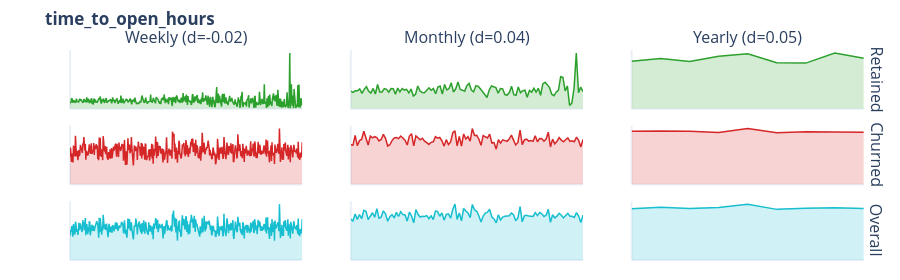
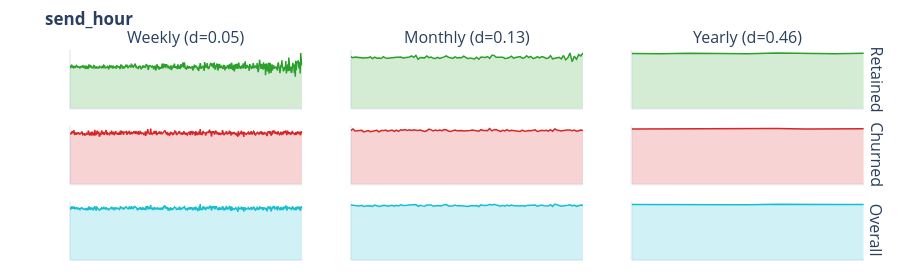
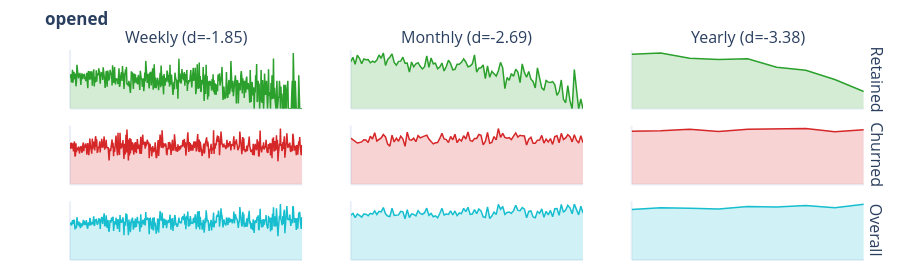

Write notebook code for charts like these, in order.
### Markdown cell above
## 1c.9 Temporal Sparklines

**📈 Understanding Temporal Trends:**

Sparklines show how numeric features evolve over time:

| Pattern | What It Means | Implication |
|---------|--------------|-------------|
| Upward trend | Metric increasing | Growth or engagement |
| Downward trend | Metric decreasing | Decline or churn signal |
| Flat line | Stable metric | Consistent behavior |
| Spikes | Sudden changes | Events or anomalies |

### Code cell
# Temporal Sparklines - Cohort × Time Period per feature with analysis
sparkline_cols = []
if not LIGHT_RUN and len(numeric_event_cols) >= 2:
    variances = df[numeric_event_cols].var().sort_values(ascending=False)
    sparkline_cols = variances.index.tolist()

    print("\n" + "="*70)
    print("TEMPORAL SPARKLINES - COHORT × TIME PERIOD")
    print("="*70)
    print(f"\n{len(sparkline_cols)} features analyzed across Weekly/Monthly/Yearly periods")

    if ENTITY_COLUMN and TIME_COLUMN:
        df_spark = df.copy()
        df_spark['_week'] = period_start_time(to_datetime(df_spark[TIME_COLUMN]), 'W')
        df_spark['_month'] = period_start_time(to_datetime(df_spark[TIME_COLUMN]), 'M')
        df_spark['_year'] = period_start_time(to_datetime(df_spark[TIME_COLUMN]), 'Y')

        has_target = TARGET_COLUMN and TARGET_COLUMN in df.columns
        all_actions = []

        for col in sparkline_cols:
            if col not in df_spark.columns:
                continue

            feature_data = {}
            cohort_masks = ([("retained", df_spark[TARGET_COLUMN] == 1),
                            ("churned", df_spark[TARGET_COLUMN] == 0),
                            ("overall", slice(None))] if has_target
                           else [("overall", slice(None))])

            for cohort, mask in cohort_masks:
                cohort_df = df_spark[mask] if isinstance(mask, Series) else df_spark
                feature_data[cohort] = {
                    "weekly": cohort_df.groupby('_week')[col].mean().dropna().tolist(),
                    "monthly": cohort_df.groupby('_month')[col].mean().dropna().tolist(),
                    "yearly": cohort_df.groupby('_year')[col].mean().dropna().tolist(),
                }

            period_effects = None
            if has_target:
                analysis = charts.analyze_cohort_trends(feature_data, col)
                period_effects = {p: analysis["periods"][p]["effect_size"]
                                  for p in analysis["periods"]}
                all_actions.extend(analysis.get("actions", []))

            fig = charts.cohort_sparklines(feature_data, feature_name=col, period_effects=period_effects)
            display_figure(fig)

        if has_target and all_actions:
            print("\n" + "="*70)
            print("TREND & VARIANCE RECOMMENDATIONS")
            print("="*70)

            BOLD, RESET = "\033[1m", "\033[0m"

            type_labels = {
                "add_trend_feature": "📈 Add Trend Features (opposite cohort trends)",
                "add_time_indicator": "📅 Add Time Indicators (seasonality detected)",
                "robust_scale": "🔧 Apply Robust Scaling (high variance ratio)",
                "normalize": "📊 Apply Normalization (high variance)",
            }

            by_type = {}
            for action in all_actions:
                action_type = action["action_type"]
                if action_type not in by_type:
                    by_type[action_type] = []
                by_type[action_type].append(action)

            for action_type, actions in by_type.items():
                print(f"\n{type_labels.get(action_type, action_type)}:")
                for a in actions:
                    params_str = ", ".join(f"{k}={v}" for k, v in a.get("params", {}).items())
                    print(f"   • {BOLD}{a['feature']}{RESET}: {a['reason']}")
                    if params_str:
                        print(f"     params: {{{params_str}}}")
elif LIGHT_RUN:
    print("Sparkline analysis skipped (LIGHT_RUN)")
else:
    print("Insufficient numeric columns for sparkline visualization")
# Store sparkline recommendations for pattern_summary
SPARKLINE_RECOMMENDATIONS = [
    {"action": a["action_type"], "feature": a["feature"], "reason": a["reason"],
     "params": a.get("params", {}), "priority": "high" if a["action_type"] == "add_trend_feature" else "medium",
     "features": [f"{a['feature']}_{a['action_type']}"]}
    for a in all_actions
] if 'all_actions' in dir() and all_actions else []

### Figure 1 — Plotly figure (JSON) as saved in the notebook; plotly's stock layout.template omitted (floating-point values rounded to 4 significant figures; data arrays with more than 128 entries replaced by an {"elided": "..."} marker saying what was removed)
{"data": [{"fill": "tozeroy", "fillcolor": "rgba(44, 160, 44, 0.2)", "line": {"color": "#2ca02c", "width": 1.5}, "mode": "lines", "showlegend": false, "type": "scatter", "xaxis": "x", "y": {"elided": "430 float values"}, "yaxis": "y"}, {"fill": "tozeroy", "fillcolor": "rgba(44, 160, 44, 0.2)", "line": {"color": "#2ca02c", "width": 1.5}, "mode": "lines", "showlegend": false, "type": "scatter", "xaxis": "x2", "y": [3.724, 3.431, 3.759, 3.762, 4.166, 3.228, 4.071, 4.623, 3.678, 3.315, 4.264, 3.107, 5.096, 3.509, 3.528, 4.217, 4.087, 3.466, 4.23, 4.224, 3.068, 4.33, 3.532, 4.258, 3.925, 4.083, 3.342, 4.129, 2.688, 3.037, 4.787, 3.722, 3.419, 3.351, 3.9, 4.399, 3.877, 4.242, 3.162, 4.554, 4.754, 3.079, 5.084, 3.949, 4.239, 5.443, 3.502, 4.192, 5.6, 4.044, 3.902, 3.661, 4.858, 5.31, 3.922, 3.562, 4.822, 4.73, 4.194, 3.455, 2.987, 2.36, 3.929, 4.791, 4.642, 4.433, 3.264, 4.227, 4.178, 2.972, 2.878, 3.392, 4.744, 2.946, 2.824, 4.574, 3.353, 3.789, 3.893, 2.436, 3.833, 3.479, 4.3, 3.515, 4.283, 2.825, 5.218, 5.558, 5.057, 4.429, 3.067, 2.756, 3.483, 3.913, 6.7, 6.567, 3.75, 4.783, 0.7, 1.2, 4.325, 11.7, 3.35, 4.55, 3.6], "yaxis": "y2"}, {"fill": "tozeroy", "fillcolor": "rgba(44, 160, 44, 0.2)", "line": {"color": "#2ca02c", "width": 1.5}, "mode": "lines", "showlegend": false, "type": "scatter", "xaxis": "x3", "y": [3.775, 3.982, 3.746, 4.171, 4.358, 3.648, 3.621, 4.426, 4.004], "yaxis": "y3"}, {"fill": "tozeroy", "fillcolor": "rgba(214, 39, 40, 0.2)", "line": {"color": "#d62728", "width": 1.5}, "mode": "lines", "showlegend": false, "type": "scatter", "xaxis": "x4", "y": {"elided": "470 float values"}, "yaxis": "y4"}, {"fill": "tozeroy", "fillcolor": "rgba(214, 39, 40, 0.2)", "line": {"color": "#d62728", "width": 1.5}, "mode": "lines", "showlegend": false, "type": "scatter", "xaxis": "x5", "y": [3.516, 3.482, 4.343, 3.43, 3.88, 4.002, 4.71, 4.05, 3.482, 4.277, 4.115, 4.225, 4.145, 3.85, 3.983, 4.437, 4.077, 3.399, 3.512, 3.875, 4.108, 4.145, 4.056, 4.287, 4.078, 3.914, 3.488, 4.284, 4.493, 3.407, 4.293, 4.159, 3.955, 4.091, 3.832, 3.7, 3.544, 3.728, 3.773, 4.23, 4.095, 4.156, 3.861, 3.389, 3.964, 3.523, 3.765, 4.591, 4.743, 3.408, 4.245, 3.399, 4.467, 4.021, 4.231, 3.823, 4.947, 4.325, 4.34, 4.023, 3.461, 4.329, 4.192, 4.114, 4.451, 3.663, 3.709, 3.121, 3.967, 3.656, 3.943, 3.906, 3.811, 4.019, 4.366, 3.925, 3.491, 3.712, 4.805, 3.52, 3.936, 4.01, 3.832, 3.877, 3.812, 4.3, 3.779, 4.063, 4.036, 3.82, 4.015, 4.623, 3.318, 4.007, 3.59, 3.816, 4.145, 3.924, 3.775, 3.958, 4.12, 3.805, 3.87, 3.78, 4.184, 3.894, 3.321, 3.972], "yaxis": "y5"}, {"fill": "tozeroy", "fillcolor": "rgba(214, 39, 40, 0.2)", "line": {"color": "#d62728", "width": 1.5}, "mode": "lines", "showlegend": false, "type": "scatter", "xaxis": "x6", "y": [3.973, 4.003, 3.972, 3.885, 4.179, 3.863, 3.938, 3.925, 3.893], "yaxis": "y6"}, {"fill": "tozeroy", "fillcolor": "rgba(23, 190, 207, 0.2)", "line": {"color": "#17becf", "width": 1.5}, "mode": "lines", "showlegend": false, "type": "scatter", "xaxis": "x7", "y": {"elided": "470 float values"}, "yaxis": "y7"}, {"fill": "tozeroy", "fillcolor": "rgba(23, 190, 207, 0.2)", "line": {"color": "#17becf", "width": 1.5}, "mode": "lines", "showlegend": false, "type": "scatter", "xaxis": "x8", "y": [3.622, 3.457, 4.065, 3.598, 4.029, 3.65, 4.401, 4.31, 3.58, 3.874, 4.18, 3.787, 4.545, 3.705, 3.797, 4.35, 4.081, 3.427, 3.836, 4.013, 3.73, 4.216, 3.849, 4.277, 4.018, 3.981, 3.439, 4.236, 3.888, 3.289, 4.468, 4.028, 3.8, 3.865, 3.853, 3.928, 3.652, 3.913, 3.579, 4.332, 4.304, 3.874, 4.166, 3.526, 4.038, 4.086, 3.697, 4.494, 4.943, 3.586, 4.153, 3.468, 4.562, 4.336, 4.169, 3.755, 4.917, 4.438, 4.312, 3.92, 3.353, 3.891, 4.148, 4.239, 4.484, 3.803, 3.635, 3.285, 3.999, 3.541, 3.793, 3.862, 3.918, 3.912, 4.152, 4.003, 3.476, 3.722, 4.72, 3.377, 3.924, 3.953, 3.883, 3.845, 3.855, 4.197, 3.932, 4.195, 4.086, 3.855, 3.957, 4.491, 3.326, 4.001, 3.728, 3.878, 4.132, 3.961, 3.727, 3.937, 4.125, 3.865, 3.87, 3.764, 4.19, 3.894, 3.323, 3.972], "yaxis": "y8"}, {"fill": "tozeroy", "fillcolor": "rgba(23, 190, 207, 0.2)", "line": {"color": "#17becf", "width": 1.5}, "mode": "lines", "showlegend": false, "type": "scatter", "xaxis": "x9", "y": [3.88, 3.994, 3.897, 3.967, 4.222, 3.827, 3.902, 3.958, 3.895], "yaxis": "y9"}], "layout": {"annotations": [{"font": {"size": 16}, "showarrow": false, "text": "Weekly (d=-0.02)", "x": 0.1433, "xanchor": "center", "xref": "paper", "y": 1.0, "yanchor": "bottom", "yref": "paper"}, {"font": {"size": 16}, "showarrow": false, "text": "Monthly (d=0.04)", "x": 0.49, "xanchor": "center", "xref": "paper", "y": 1.0, "yanchor": "bottom", "yref": "paper"}, {"font": {"size": 16}, "showarrow": false, "text": "Yearly (d=0.05)", "x": 0.8367, "xanchor": "center", "xref": "paper", "y": 1.0, "yanchor": "bottom", "yref": "paper"}, {"font": {"size": 16}, "showarrow": false, "text": "Retained", "textangle": 90, "x": 0.98, "xanchor": "left", "xref": "paper", "y": 0.86, "yanchor": "middle", "yref": "paper"}, {"font": {"size": 16}, "showarrow": false, "text": "Churned", "textangle": 90, "x": 0.98, "xanchor": "left", "xref": "paper", "y": 0.5, "yanchor": "middle", "yref": "paper"}, {"font": {"size": 16}, "showarrow": false, "text": "Overall", "textangle": 90, "x": 0.98, "xanchor": "left", "xref": "paper", "y": 0.14, "yanchor": "middle", "yref": "paper"}], "height": 280, "margin": {"b": 20, "l": 70, "r": 20, "t": 50}, "title": {"text": "<b>time_to_open_hours</b>"}, "xaxis": {"anchor": "y", "domain": [0.0, 0.2867], "showgrid": false, "showticklabels": false}, "xaxis2": {"anchor": "y2", "domain": [0.3467, 0.6333], "showgrid": false, "showticklabels": false}, "xaxis3": {"anchor": "y3", "domain": [0.6933, 0.98], "showgrid": false, "showticklabels": false}, "xaxis4": {"anchor": "y4", "domain": [0.0, 0.2867], "showgrid": false, "showticklabels": false}, "xaxis5": {"anchor": "y5", "domain": [0.3467, 0.6333], "showgrid": false, "showticklabels": false}, "xaxis6": {"anchor": "y6", "domain": [0.6933, 0.98], "showgrid": false, "showticklabels": false}, "xaxis7": {"anchor": "y7", "domain": [0.0, 0.2867], "showgrid": false, "showticklabels": false}, "xaxis8": {"anchor": "y8", "domain": [0.3467, 0.6333], "showgrid": false, "showticklabels": false}, "xaxis9": {"anchor": "y9", "domain": [0.6933, 0.98], "showgrid": false, "showticklabels": false}, "yaxis": {"anchor": "x", "domain": [0.72, 1.0], "showgrid": false, "showticklabels": false}, "yaxis2": {"anchor": "x2", "domain": [0.72, 1.0], "showgrid": false, "showticklabels": false}, "yaxis3": {"anchor": "x3", "domain": [0.72, 1.0], "showgrid": false, "showticklabels": false}, "yaxis4": {"anchor": "x4", "domain": [0.36, 0.64], "showgrid": false, "showticklabels": false}, "yaxis5": {"anchor": "x5", "domain": [0.36, 0.64], "showgrid": false, "showticklabels": false}, "yaxis6": {"anchor": "x6", "domain": [0.36, 0.64], "showgrid": false, "showticklabels": false}, "yaxis7": {"anchor": "x7", "domain": [0.0, 0.28], "showgrid": false, "showticklabels": false}, "yaxis8": {"anchor": "x8", "domain": [0.0, 0.28], "showgrid": false, "showticklabels": false}, "yaxis9": {"anchor": "x9", "domain": [0.0, 0.28], "showgrid": false, "showticklabels": false}}}

### Figure 2 — Plotly figure (JSON) as saved in the notebook; plotly's stock layout.template omitted (floating-point values rounded to 4 significant figures; data arrays with more than 128 entries replaced by an {"elided": "..."} marker saying what was removed)
{"data": [{"fill": "tozeroy", "fillcolor": "rgba(44, 160, 44, 0.2)", "line": {"color": "#2ca02c", "width": 1.5}, "mode": "lines", "showlegend": false, "type": "scatter", "xaxis": "x", "y": {"elided": "470 float values"}, "yaxis": "y"}, {"fill": "tozeroy", "fillcolor": "rgba(44, 160, 44, 0.2)", "line": {"color": "#2ca02c", "width": 1.5}, "mode": "lines", "showlegend": false, "type": "scatter", "xaxis": "x2", "y": [13.74, 13.47, 13.63, 13.56, 13.49, 13.6, 13.43, 13.48, 13.48, 13.71, 13.25, 13.65, 13.35, 13.4, 13.28, 13.77, 13.38, 13.36, 13.45, 13.49, 13.45, 13.57, 13.58, 13.68, 13.43, 13.48, 13.73, 13.66, 13.94, 13.57, 14.07, 13.04, 13.52, 13.45, 13.43, 13.94, 13.48, 13.67, 13.32, 13.27, 13.56, 13.27, 13.38, 13.7, 13.94, 13.57, 13.45, 13.27, 13.71, 13.43, 13.53, 13.44, 13.9, 13.64, 13.2, 13.42, 13.36, 13.16, 13.63, 13.08, 13.66, 13.55, 13.53, 13.78, 13.28, 14.12, 14.09, 13.57, 13.69, 13.63, 13.61, 13.27, 13.35, 13.51, 13.89, 13.33, 13.51, 13.74, 13.77, 13.34, 13.48, 14.01, 13.52, 13.83, 13.21, 13.45, 13.74, 13.42, 13.78, 13.61, 13.27, 13.41, 14.0, 13.17, 13.35, 13.39, 13.58, 13.15, 14.06, 12.93, 13.43, 14.72, 12.44, 13.85, 13.04, 14.28, 13.92, 14.73], "yaxis": "y2"}, {"fill": "tozeroy", "fillcolor": "rgba(44, 160, 44, 0.2)", "line": {"color": "#2ca02c", "width": 1.5}, "mode": "lines", "showlegend": false, "type": "scatter", "xaxis": "x3", "y": [13.55, 13.47, 13.61, 13.49, 13.47, 13.66, 13.6, 13.48, 13.61], "yaxis": "y3"}, {"fill": "tozeroy", "fillcolor": "rgba(214, 39, 40, 0.2)", "line": {"color": "#d62728", "width": 1.5}, "mode": "lines", "showlegend": false, "type": "scatter", "xaxis": "x4", "y": {"elided": "470 float values"}, "yaxis": "y4"}, {"fill": "tozeroy", "fillcolor": "rgba(214, 39, 40, 0.2)", "line": {"color": "#d62728", "width": 1.5}, "mode": "lines", "showlegend": false, "type": "scatter", "xaxis": "x5", "y": [13.49, 13.91, 13.4, 13.45, 13.38, 13.57, 13.17, 13.33, 13.5, 13.23, 13.35, 13.62, 13.57, 13.17, 13.5, 13.49, 13.63, 13.33, 13.48, 13.63, 13.3, 13.64, 13.3, 13.72, 13.59, 13.77, 13.51, 13.67, 13.52, 13.69, 13.61, 13.53, 13.64, 13.44, 13.26, 13.44, 13.86, 13.68, 13.42, 13.66, 13.49, 13.62, 13.49, 13.78, 13.7, 13.37, 13.3, 13.49, 13.62, 13.47, 13.55, 13.5, 13.41, 13.4, 13.33, 13.51, 13.65, 13.59, 13.47, 13.35, 13.73, 13.51, 13.55, 13.49, 14.02, 13.42, 13.74, 13.78, 13.51, 13.27, 13.59, 13.43, 13.74, 13.44, 13.6, 13.51, 13.47, 13.27, 13.3, 13.61, 13.34, 13.41, 13.55, 13.44, 13.56, 13.69, 13.27, 13.45, 13.61, 13.46, 13.56, 13.38, 13.72, 13.32, 13.94, 13.64, 13.53, 13.38, 13.5, 13.62, 13.62, 13.66, 13.5, 13.65, 13.34, 13.48, 13.62, 13.55], "yaxis": "y5"}, {"fill": "tozeroy", "fillcolor": "rgba(214, 39, 40, 0.2)", "line": {"color": "#d62728", "width": 1.5}, "mode": "lines", "showlegend": false, "type": "scatter", "xaxis": "x6", "y": [13.45, 13.48, 13.55, 13.57, 13.49, 13.58, 13.47, 13.54, 13.54], "yaxis": "y6"}, {"fill": "tozeroy", "fillcolor": "rgba(23, 190, 207, 0.2)", "line": {"color": "#17becf", "width": 1.5}, "mode": "lines", "showlegend": false, "type": "scatter", "xaxis": "x7", "y": {"elided": "470 float values"}, "yaxis": "y7"}, {"fill": "tozeroy", "fillcolor": "rgba(23, 190, 207, 0.2)", "line": {"color": "#17becf", "width": 1.5}, "mode": "lines", "showlegend": false, "type": "scatter", "xaxis": "x8", "y": [13.64, 13.67, 13.53, 13.51, 13.44, 13.59, 13.31, 13.41, 13.49, 13.48, 13.3, 13.63, 13.47, 13.28, 13.4, 13.62, 13.52, 13.34, 13.47, 13.57, 13.36, 13.6, 13.43, 13.7, 13.52, 13.64, 13.61, 13.67, 13.69, 13.64, 13.81, 13.34, 13.59, 13.45, 13.33, 13.64, 13.7, 13.67, 13.38, 13.52, 13.52, 13.5, 13.46, 13.75, 13.79, 13.44, 13.35, 13.41, 13.65, 13.45, 13.55, 13.48, 13.56, 13.48, 13.29, 13.48, 13.56, 13.45, 13.52, 13.28, 13.71, 13.52, 13.54, 13.57, 13.81, 13.6, 13.84, 13.73, 13.56, 13.35, 13.59, 13.39, 13.66, 13.45, 13.66, 13.47, 13.48, 13.37, 13.4, 13.56, 13.36, 13.51, 13.54, 13.51, 13.5, 13.65, 13.34, 13.44, 13.63, 13.48, 13.53, 13.39, 13.75, 13.3, 13.88, 13.61, 13.53, 13.36, 13.55, 13.56, 13.61, 13.73, 13.44, 13.66, 13.33, 13.52, 13.63, 13.59], "yaxis": "y8"}, {"fill": "tozeroy", "fillcolor": "rgba(23, 190, 207, 0.2)", "line": {"color": "#17becf", "width": 1.5}, "mode": "lines", "showlegend": false, "type": "scatter", "xaxis": "x9", "y": [13.5, 13.48, 13.58, 13.54, 13.48, 13.6, 13.5, 13.53, 13.54], "yaxis": "y9"}], "layout": {"annotations": [{"font": {"size": 16}, "showarrow": false, "text": "Weekly (d=0.05)", "x": 0.1433, "xanchor": "center", "xref": "paper", "y": 1.0, "yanchor": "bottom", "yref": "paper"}, {"font": {"size": 16}, "showarrow": false, "text": "Monthly (d=0.13)", "x": 0.49, "xanchor": "center", "xref": "paper", "y": 1.0, "yanchor": "bottom", "yref": "paper"}, {"font": {"size": 16}, "showarrow": false, "text": "Yearly (d=0.46)", "x": 0.8367, "xanchor": "center", "xref": "paper", "y": 1.0, "yanchor": "bottom", "yref": "paper"}, {"font": {"size": 16}, "showarrow": false, "text": "Retained", "textangle": 90, "x": 0.98, "xanchor": "left", "xref": "paper", "y": 0.86, "yanchor": "middle", "yref": "paper"}, {"font": {"size": 16}, "showarrow": false, "text": "Churned", "textangle": 90, "x": 0.98, "xanchor": "left", "xref": "paper", "y": 0.5, "yanchor": "middle", "yref": "paper"}, {"font": {"size": 16}, "showarrow": false, "text": "Overall", "textangle": 90, "x": 0.98, "xanchor": "left", "xref": "paper", "y": 0.14, "yanchor": "middle", "yref": "paper"}], "height": 280, "margin": {"b": 20, "l": 70, "r": 20, "t": 50}, "title": {"text": "<b>send_hour</b>"}, "xaxis": {"anchor": "y", "domain": [0.0, 0.2867], "showgrid": false, "showticklabels": false}, "xaxis2": {"anchor": "y2", "domain": [0.3467, 0.6333], "showgrid": false, "showticklabels": false}, "xaxis3": {"anchor": "y3", "domain": [0.6933, 0.98], "showgrid": false, "showticklabels": false}, "xaxis4": {"anchor": "y4", "domain": [0.0, 0.2867], "showgrid": false, "showticklabels": false}, "xaxis5": {"anchor": "y5", "domain": [0.3467, 0.6333], "showgrid": false, "showticklabels": false}, "xaxis6": {"anchor": "y6", "domain": [0.6933, 0.98], "showgrid": false, "showticklabels": false}, "xaxis7": {"anchor": "y7", "domain": [0.0, 0.2867], "showgrid": false, "showticklabels": false}, "xaxis8": {"anchor": "y8", "domain": [0.3467, 0.6333], "showgrid": false, "showticklabels": false}, "xaxis9": {"anchor": "y9", "domain": [0.6933, 0.98], "showgrid": false, "showticklabels": false}, "yaxis": {"anchor": "x", "domain": [0.72, 1.0], "showgrid": false, "showticklabels": false}, "yaxis2": {"anchor": "x2", "domain": [0.72, 1.0], "showgrid": false, "showticklabels": false}, "yaxis3": {"anchor": "x3", "domain": [0.72, 1.0], "showgrid": false, "showticklabels": false}, "yaxis4": {"anchor": "x4", "domain": [0.36, 0.64], "showgrid": false, "showticklabels": false}, "yaxis5": {"anchor": "x5", "domain": [0.36, 0.64], "showgrid": false, "showticklabels": false}, "yaxis6": {"anchor": "x6", "domain": [0.36, 0.64], "showgrid": false, "showticklabels": false}, "yaxis7": {"anchor": "x7", "domain": [0.0, 0.28], "showgrid": false, "showticklabels": false}, "yaxis8": {"anchor": "x8", "domain": [0.0, 0.28], "showgrid": false, "showticklabels": false}, "yaxis9": {"anchor": "x9", "domain": [0.0, 0.28], "showgrid": false, "showticklabels": false}}}

### Figure 3 — Plotly figure (JSON) as saved in the notebook; plotly's stock layout.template omitted (floating-point values rounded to 4 significant figures; data arrays with more than 128 entries replaced by an {"elided": "..."} marker saying what was removed)
{"data": [{"fill": "tozeroy", "fillcolor": "rgba(44, 160, 44, 0.2)", "line": {"color": "#2ca02c", "width": 1.5}, "mode": "lines", "showlegend": false, "type": "scatter", "xaxis": "x", "y": {"elided": "470 float values"}, "yaxis": "y"}, {"fill": "tozeroy", "fillcolor": "rgba(44, 160, 44, 0.2)", "line": {"color": "#2ca02c", "width": 1.5}, "mode": "lines", "showlegend": false, "type": "scatter", "xaxis": "x2", "y": [0.185, 0.2021, 0.1743, 0.2103, 0.1981, 0.177, 0.1953, 0.1926, 0.1935, 0.1807, 0.1869, 0.1822, 0.1914, 0.211, 0.1983, 0.2192, 0.1703, 0.1938, 0.2022, 0.2153, 0.1818, 0.171, 0.1863, 0.187, 0.2026, 0.1788, 0.1798, 0.144, 0.1838, 0.1647, 0.1762, 0.1811, 0.1667, 0.1565, 0.1653, 0.2078, 0.1623, 0.1994, 0.1768, 0.1789, 0.1571, 0.1638, 0.1795, 0.1483, 0.166, 0.1909, 0.1772, 0.1532, 0.155, 0.1748, 0.1747, 0.1822, 0.1963, 0.1839, 0.1651, 0.168, 0.1762, 0.2117, 0.1442, 0.1594, 0.1612, 0.1724, 0.1182, 0.1684, 0.1237, 0.1467, 0.1379, 0.1287, 0.1492, 0.1824, 0.1608, 0.07947, 0.1224, 0.1121, 0.1382, 0.1275, 0.1557, 0.144, 0.1027, 0.176, 0.1429, 0.1239, 0.1468, 0.1161, 0.1071, 0.08163, 0.1604, 0.1143, 0.08235, 0.07292, 0.1111, 0.1047, 0.1034, 0.1067, 0.09524, 0.05263, 0.0678, 0.1132, 0.03704, 0.02381, 0.09091, 0.03125, 0.0, 0.1538, 0.08, 0.0, 0.03846, 0.0], "yaxis": "y2"}, {"fill": "tozeroy", "fillcolor": "rgba(44, 160, 44, 0.2)", "line": {"color": "#2ca02c", "width": 1.5}, "mode": "lines", "showlegend": false, "type": "scatter", "xaxis": "x3", "y": [0.1899, 0.194, 0.1755, 0.1709, 0.1741, 0.1444, 0.1336, 0.1018, 0.06], "yaxis": "y3"}, {"fill": "tozeroy", "fillcolor": "rgba(214, 39, 40, 0.2)", "line": {"color": "#d62728", "width": 1.5}, "mode": "lines", "showlegend": false, "type": "scatter", "xaxis": "x4", "y": {"elided": "470 float values"}, "yaxis": "y4"}, {"fill": "tozeroy", "fillcolor": "rgba(214, 39, 40, 0.2)", "line": {"color": "#d62728", "width": 1.5}, "mode": "lines", "showlegend": false, "type": "scatter", "xaxis": "x5", "y": [0.2547, 0.2439, 0.2354, 0.2275, 0.23, 0.2335, 0.2456, 0.2439, 0.2296, 0.2648, 0.2495, 0.2843, 0.2388, 0.249, 0.2553, 0.2739, 0.2609, 0.2214, 0.2101, 0.2706, 0.2329, 0.2545, 0.2373, 0.2654, 0.2505, 0.2095, 0.2871, 0.2455, 0.2435, 0.2536, 0.2348, 0.2681, 0.2559, 0.2612, 0.2677, 0.271, 0.2489, 0.2361, 0.2226, 0.2283, 0.23, 0.2524, 0.2805, 0.25, 0.2464, 0.2298, 0.2634, 0.2449, 0.2754, 0.2289, 0.249, 0.2382, 0.2676, 0.2495, 0.2877, 0.2414, 0.2365, 0.2521, 0.2524, 0.2739, 0.2694, 0.2169, 0.2365, 0.2854, 0.2259, 0.2309, 0.2627, 0.2447, 0.3069, 0.2581, 0.2809, 0.2585, 0.2541, 0.2571, 0.2457, 0.2653, 0.2832, 0.26, 0.2699, 0.2667, 0.2658, 0.2166, 0.2486, 0.2588, 0.2256, 0.2257, 0.2432, 0.2441, 0.2695, 0.2273, 0.2491, 0.2327, 0.2516, 0.2197, 0.2633, 0.2671, 0.2288, 0.2804, 0.2466, 0.2556, 0.2729, 0.2622, 0.2337, 0.273, 0.2427, 0.2272, 0.2673, 0.2294], "yaxis": "y5"}, {"fill": "tozeroy", "fillcolor": "rgba(214, 39, 40, 0.2)", "line": {"color": "#d62728", "width": 1.5}, "mode": "lines", "showlegend": false, "type": "scatter", "xaxis": "x6", "y": [0.2455, 0.2474, 0.2544, 0.2445, 0.2546, 0.2563, 0.2578, 0.2431, 0.2519], "yaxis": "y6"}, {"fill": "tozeroy", "fillcolor": "rgba(23, 190, 207, 0.2)", "line": {"color": "#17becf", "width": 1.5}, "mode": "lines", "showlegend": false, "type": "scatter", "xaxis": "x7", "y": {"elided": "470 float values"}, "yaxis": "y7"}, {"fill": "tozeroy", "fillcolor": "rgba(23, 190, 207, 0.2)", "line": {"color": "#17becf", "width": 1.5}, "mode": "lines", "showlegend": false, "type": "scatter", "xaxis": "x8", "y": [0.2136, 0.2212, 0.2017, 0.2185, 0.2121, 0.2039, 0.2184, 0.2176, 0.21, 0.2216, 0.2178, 0.2331, 0.2162, 0.2313, 0.2284, 0.2492, 0.2195, 0.2089, 0.2065, 0.2457, 0.2113, 0.2144, 0.2142, 0.2316, 0.2291, 0.1961, 0.2389, 0.2018, 0.2196, 0.2164, 0.2101, 0.2343, 0.2215, 0.2169, 0.225, 0.2465, 0.2121, 0.2214, 0.2057, 0.21, 0.2005, 0.2211, 0.2459, 0.2141, 0.2183, 0.2169, 0.2338, 0.2139, 0.2332, 0.2107, 0.2236, 0.2205, 0.2458, 0.2295, 0.2503, 0.2167, 0.2186, 0.2394, 0.2207, 0.2423, 0.2336, 0.2052, 0.2023, 0.2529, 0.1977, 0.209, 0.2283, 0.2159, 0.2645, 0.2413, 0.2543, 0.2169, 0.2262, 0.2278, 0.2217, 0.2348, 0.2603, 0.2359, 0.2344, 0.2496, 0.2419, 0.2003, 0.2309, 0.2331, 0.2047, 0.201, 0.2305, 0.2219, 0.2429, 0.2027, 0.2316, 0.2142, 0.2355, 0.2056, 0.2441, 0.2444, 0.2124, 0.2639, 0.2265, 0.2373, 0.2596, 0.2481, 0.2197, 0.2655, 0.2351, 0.2146, 0.2558, 0.2227], "yaxis": "y8"}, {"fill": "tozeroy", "fillcolor": "rgba(23, 190, 207, 0.2)", "line": {"color": "#17becf", "width": 1.5}, "mode": "lines", "showlegend": false, "type": "scatter", "xaxis": "x9", "y": [0.2157, 0.223, 0.2215, 0.2176, 0.2292, 0.2267, 0.2332, 0.223, 0.2388], "yaxis": "y9"}], "layout": {"annotations": [{"font": {"size": 16}, "showarrow": false, "text": "Weekly (d=-1.85)", "x": 0.1433, "xanchor": "center", "xref": "paper", "y": 1.0, "yanchor": "bottom", "yref": "paper"}, {"font": {"size": 16}, "showarrow": false, "text": "Monthly (d=-2.69)", "x": 0.49, "xanchor": "center", "xref": "paper", "y": 1.0, "yanchor": "bottom", "yref": "paper"}, {"font": {"size": 16}, "showarrow": false, "text": "Yearly (d=-3.38)", "x": 0.8367, "xanchor": "center", "xref": "paper", "y": 1.0, "yanchor": "bottom", "yref": "paper"}, {"font": {"size": 16}, "showarrow": false, "text": "Retained", "textangle": 90, "x": 0.98, "xanchor": "left", "xref": "paper", "y": 0.86, "yanchor": "middle", "yref": "paper"}, {"font": {"size": 16}, "showarrow": false, "text": "Churned", "textangle": 90, "x": 0.98, "xanchor": "left", "xref": "paper", "y": 0.5, "yanchor": "middle", "yref": "paper"}, {"font": {"size": 16}, "showarrow": false, "text": "Overall", "textangle": 90, "x": 0.98, "xanchor": "left", "xref": "paper", "y": 0.14, "yanchor": "middle", "yref": "paper"}], "height": 280, "margin": {"b": 20, "l": 70, "r": 20, "t": 50}, "title": {"text": "<b>opened</b>"}, "xaxis": {"anchor": "y", "domain": [0.0, 0.2867], "showgrid": false, "showticklabels": false}, "xaxis2": {"anchor": "y2", "domain": [0.3467, 0.6333], "showgrid": false, "showticklabels": false}, "xaxis3": {"anchor": "y3", "domain": [0.6933, 0.98], "showgrid": false, "showticklabels": false}, "xaxis4": {"anchor": "y4", "domain": [0.0, 0.2867], "showgrid": false, "showticklabels": false}, "xaxis5": {"anchor": "y5", "domain": [0.3467, 0.6333], "showgrid": false, "showticklabels": false}, "xaxis6": {"anchor": "y6", "domain": [0.6933, 0.98], "showgrid": false, "showticklabels": false}, "xaxis7": {"anchor": "y7", "domain": [0.0, 0.2867], "showgrid": false, "showticklabels": false}, "xaxis8": {"anchor": "y8", "domain": [0.3467, 0.6333], "showgrid": false, "showticklabels": false}, "xaxis9": {"anchor": "y9", "domain": [0.6933, 0.98], "showgrid": false, "showticklabels": false}, "yaxis": {"anchor": "x", "domain": [0.72, 1.0], "showgrid": false, "showticklabels": false}, "yaxis2": {"anchor": "x2", "domain": [0.72, 1.0], "showgrid": false, "showticklabels": false}, "yaxis3": {"anchor": "x3", "domain": [0.72, 1.0], "showgrid": false, "showticklabels": false}, "yaxis4": {"anchor": "x4", "domain": [0.36, 0.64], "showgrid": false, "showticklabels": false}, "yaxis5": {"anchor": "x5", "domain": [0.36, 0.64], "showgrid": false, "showticklabels": false}, "yaxis6": {"anchor": "x6", "domain": [0.36, 0.64], "showgrid": false, "showticklabels": false}, "yaxis7": {"anchor": "x7", "domain": [0.0, 0.28], "showgrid": false, "showticklabels": false}, "yaxis8": {"anchor": "x8", "domain": [0.0, 0.28], "showgrid": false, "showticklabels": false}, "yaxis9": {"anchor": "x9", "domain": [0.0, 0.28], "showgrid": false, "showticklabels": false}}}
